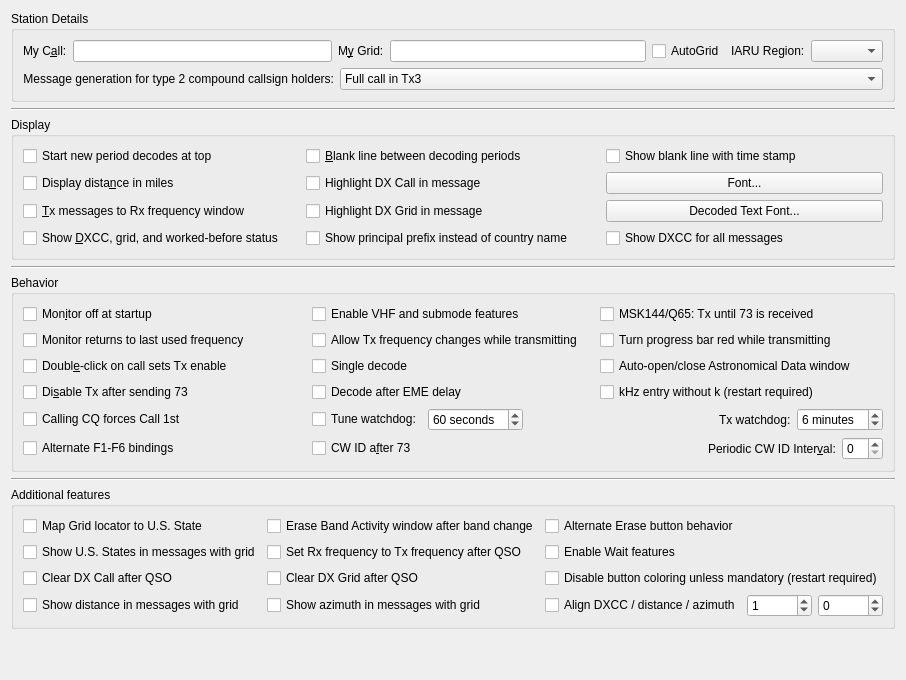
     <widget class="QWidget" name="general_tab">
      <attribute name="title">
       <string>Genera&amp;l</string>
      </attribute>
      <attribute name="toolTip">
       <string>General station details and settings.</string>
      </attribute>
      <layout class="QVBoxLayout" name="verticalLayout_4">
       <item>
        <widget class="QGroupBox" name="station_group_box">
         <property name="title">
          <string>Station Details</string>
         </property>
         <layout class="QVBoxLayout" name="verticalLayout_12">
          <item>
           <layout class="QHBoxLayout" name="horizontalLayout_14">
            <item>
             <layout class="QFormLayout" name="formLayout_3">
              <item row="0" column="0">
               <widget class="QLabel" name="callsign_label">
                <property name="text">
                 <string>My C&amp;all:</string>
                </property>
                <property name="buddy">
                 <cstring>callsign_line_edit</cstring>
                </property>
               </widget>
              </item>
              <item row="0" column="1">
               <widget class="QLineEdit" name="callsign_line_edit">
                <property name="toolTip">
                 <string>Station callsign.</string>
                </property>
               </widget>
              </item>
             </layout>
            </item>
            <item>
             <layout class="QFormLayout" name="formLayout_12">
              <item row="0" column="0">
               <widget class="QLabel" name="grid_label">
                <property name="text">
                 <string>M&amp;y Grid:</string>
                </property>
                <property name="buddy">
                 <cstring>grid_line_edit</cstring>
                </property>
               </widget>
              </item>
              <item row="0" column="1">
               <widget class="QLineEdit" name="grid_line_edit">
                <property name="toolTip">
                 <string>&lt;html&gt;&lt;head/&gt;&lt;body&gt;&lt;p&gt;Maidenhead locator, preferably 6 characters.&lt;/p&gt;&lt;/body&gt;&lt;/html&gt;</string>
                </property>
               </widget>
              </item>
             </layout>
            </item>
            <item>
             <widget class="QCheckBox" name="use_dynamic_grid">
              <property name="toolTip">
               <string>Check to allow grid changes from external programs</string>
              </property>
              <property name="text">
               <string>AutoGrid</string>
              </property>
             </widget>
            </item>
            <item>
             <layout class="QFormLayout" name="formLayout_2">
              <item row="0" column="0">
               <widget class="QLabel" name="label_12">
                <property name="text">
                 <string>IARU Region:</string>
                </property>
                <property name="buddy">
                 <cstring>region_combo_box</cstring>
                </property>
               </widget>
              </item>
              <item row="0" column="1">
               <widget class="QComboBox" name="region_combo_box">
                <property name="toolTip">
                 <string>&lt;html&gt;&lt;head/&gt;&lt;body&gt;&lt;p&gt;Select your IARU region.&lt;/p&gt;&lt;/body&gt;&lt;/html&gt;</string>
                </property>
               </widget>
              </item>
             </layout>
            </item>
           </layout>
          </item>
          <item>
           <layout class="QFormLayout" name="formLayout_13">
            <item row="0" column="0">
             <widget class="QLabel" name="label_5">
              <property name="text">
               <string>Message generation for type 2 compound callsign holders:</string>
              </property>
              <property name="alignment">
               <set>Qt::AlignRight|Qt::AlignTrailing|Qt::AlignVCenter</set>
              </property>
              <property name="buddy">
               <cstring>type_2_msg_gen_combo_box</cstring>
              </property>
             </widget>
            </item>
            <item row="0" column="1">
             <widget class="QComboBox" name="type_2_msg_gen_combo_box">
              <property name="enabled">
               <bool>true</bool>
              </property>
              <property name="toolTip">
               <string>&lt;html&gt;&lt;head/&gt;&lt;body&gt;&lt;p&gt;Type 2 compound callsigns are those with prefixes or suffixes not included in the allowed shortlist (See Help-&amp;gt;Add-on prefixes and suffixes).&lt;/p&gt;&lt;p&gt;This option determines which generated messages should contain your full type 2 compound call sign rather than your base callsign. It only applies if you have a type 2 compound callsign.&lt;/p&gt;&lt;p&gt;This option controls the way the messages that are used to answer CQ calls are generated. Generated messages 6 (CQ) and 5 (73) will always contain your full callsign. The JT65 and JT9 protocols allow for some standard messages with your full call at the expense of another piece of information such as the DX call or your locator.&lt;/p&gt;&lt;p&gt;Choosing message 1 omits the DX callsign which may be an issue when replying to CQ calls. Choosing message 3 also omits the DX callsign and many versions of this and other software will not extract the report. Choosing neither means that your full callsign only goes in your message 5 (73) so your QSO partner may log the wrong callsign.&lt;/p&gt;&lt;p&gt;None of these options are perfect, message 3 is usually best but be aware your QSO partner may not log the report you send them.&lt;/p&gt;&lt;/body&gt;&lt;/html&gt;</string>
              </property>
              <property name="currentIndex">
               <number>1</number>
              </property>
              <item>
               <property name="text">
                <string>Full call in Tx1</string>
               </property>
              </item>
              <item>
               <property name="text">
                <string>Full call in Tx3</string>
               </property>
              </item>
              <item>
               <property name="text">
                <string>Full call in Tx5 only</string>
               </property>
              </item>
             </widget>
            </item>
           </layout>
          </item>
         </layout>
        </widget>
       </item>
       <item>
        <widget class="Line" name="line_5">
         <property name="orientation">
          <enum>Qt::Horizontal</enum>
         </property>
        </widget>
       </item>
       <item>
        <widget class="QGroupBox" name="display_group_box">
         <property name="title">
          <string>Display</string>
         </property>
         <layout class="QGridLayout" name="gridLayout_4">
          <item row="0" column="1">
           <widget class="QCheckBox" name="insert_blank_check_box">
            <property name="toolTip">
             <string>Include a separator line between periods in the band activity window.</string>
            </property>
            <property name="text">
             <string>&amp;Blank line between decoding periods</string>
            </property>
           </widget>
          </item>
          <item row="3" column="1">
           <widget class="QCheckBox" name="cbHighlightDXgrid">
            <property name="text">
             <string>Highlight DX Grid in message</string>
            </property>
           </widget>
          </item>
          <item row="0" column="2">
           <widget class="QCheckBox" name="cb_detailed_blank_line">
            <property name="toolTip">
             <string>Show the separator line between periods with time stamp of the decode period.</string>
            </property>
            <property name="text">
             <string>Show blank line with time stamp</string>
            </property>
           </widget>
          </item>
          <item row="4" column="1">
           <widget class="QCheckBox" name="ppfx_check_box">
            <property name="text">
             <string>Show principal prefix instead of country name        </string>
            </property>
           </widget>
          </item>
          <item row="2" column="2">
           <widget class="QPushButton" name="font_push_button">
            <property name="toolTip">
             <string>Set the font characteristics for the application.</string>
            </property>
            <property name="text">
             <string>Font...</string>
            </property>
           </widget>
          </item>
          <item row="2" column="1">
           <widget class="QCheckBox" name="cbHighlightDXcall">
            <property name="text">
             <string>Highlight DX Call in message</string>
            </property>
           </widget>
          </item>
          <item row="2" column="0">
           <widget class="QCheckBox" name="miles_check_box">
            <property name="toolTip">
             <string>Show distance to DX station in miles rather than kilometers.</string>
            </property>
            <property name="text">
             <string>Display dista&amp;nce in miles</string>
            </property>
           </widget>
          </item>
          <item row="0" column="0">
           <widget class="QCheckBox" name="decodes_from_top_check_box">
            <property name="toolTip">
             <string>&lt;html&gt;&lt;head/&gt;&lt;body&gt;&lt;p&gt;Check to have decodes for a new period start at the top of the Band Activity window and not scroll off the top when the window is full.&lt;/p&gt;&lt;p&gt;This is to aid selecting decodes to double-click while decoding is still in progress. Use the Band Activity vertical scroll bar to reveal decodes past the bottom of the window.&lt;/p&gt;&lt;/body&gt;&lt;/html&gt;</string>
            </property>
            <property name="text">
             <string>Start new period decodes at top</string>
            </property>
           </widget>
          </item>
          <item row="3" column="2">
           <widget class="QPushButton" name="decoded_text_font_push_button">
            <property name="toolTip">
             <string>Set the font characteristics for the Band Activity and Rx Frequency areas.</string>
            </property>
            <property name="text">
             <string>Decoded Text Font...</string>
            </property>
           </widget>
          </item>
          <item row="4" column="0">
           <widget class="QCheckBox" name="DXCC_check_box">
            <property name="toolTip">
             <string>Show if decoded stations are new DXCC entities or worked before.</string>
            </property>
            <property name="text">
             <string>Show &amp;DXCC, grid, and worked-before status    </string>
            </property>
            <property name="checked">
             <bool>false</bool>
            </property>
           </widget>
          </item>
          <item row="4" column="2">
           <widget class="QCheckBox" name="show_country_names_check_box">
            <property name="text">
             <string>Show DXCC for all messages</string>
            </property>
           </widget>
          </item>
          <item row="3" column="0">
           <widget class="QCheckBox" name="TX_messages_check_box">
            <property name="toolTip">
             <string>Show outgoing transmitted messages in the Rx frequency window.</string>
            </property>
            <property name="text">
             <string>&amp;Tx messages to Rx frequency window</string>
            </property>
           </widget>
          </item>
         </layout>
        </widget>
       </item>
       <item>
        <widget class="Line" name="line_7">
         <property name="orientation">
          <enum>Qt::Horizontal</enum>
         </property>
        </widget>
       </item>
       <item>
        <widget class="QGroupBox" name="behaviour_group_box">
         <property name="title">
          <string>Behavior</string>
         </property>
         <layout class="QGridLayout" name="gridLayout_8">
          <item row="6" column="0">
           <widget class="QCheckBox" name="force_call_1st_check_box">
            <property name="text">
             <string>Calling CQ forces Call 1st</string>
            </property>
           </widget>
          </item>
          <item row="3" column="1">
           <widget class="QCheckBox" name="decode_at_52s_check_box">
            <property name="text">
             <string>Decode after EME delay</string>
            </property>
           </widget>
          </item>
          <item row="2" column="0">
           <widget class="QCheckBox" name="quick_call_check_box">
            <property name="toolTip">
             <string>Automatic transmission mode.</string>
            </property>
            <property name="text">
             <string>Doubl&amp;e-click on call sets Tx enable</string>
            </property>
           </widget>
          </item>
          <item row="8" column="1" colspan="2">
           <layout class="QHBoxLayout" name="horizontalLayout_9">
            <item>
             <widget class="QCheckBox" name="CW_id_after_73_check_box">
              <property name="toolTip">
               <string>Send a CW ID after every 73 or free text message.</string>
              </property>
              <property name="text">
               <string>CW ID a&amp;fter 73</string>
              </property>
             </widget>
            </item>
            <item>
             <spacer name="horizontalSpacer">
              <property name="orientation">
               <enum>Qt::Horizontal</enum>
              </property>
              <property name="sizeHint" stdset="0">
               <size>
                <width>0</width>
                <height>0</height>
               </size>
              </property>
             </spacer>
            </item>
            <item>
             <widget class="QLabel" name="label">
              <property name="sizePolicy">
               <sizepolicy hsizetype="Preferred" vsizetype="Preferred">
                <horstretch>0</horstretch>
                <verstretch>0</verstretch>
               </sizepolicy>
              </property>
              <property name="text">
               <string>Periodic CW ID Inter&amp;val:</string>
              </property>
              <property name="buddy">
               <cstring>CW_id_interval_spin_box</cstring>
              </property>
             </widget>
            </item>
            <item>
             <widget class="QSpinBox" name="CW_id_interval_spin_box">
              <property name="toolTip">
               <string>Send a CW ID periodically every few minutes.
This might be required under your countries licence regulations.
It will not interfere with other users as it is always sent in the
quiet period when decoding is done.</string>
              </property>
             </widget>
            </item>
           </layout>
          </item>
          <item row="0" column="0">
           <widget class="QCheckBox" name="monitor_off_check_box">
            <property name="toolTip">
             <string>Don't start decoding until the monitor button is clicked.</string>
            </property>
            <property name="text">
             <string>Mon&amp;itor off at startup</string>
            </property>
            <property name="checked">
             <bool>false</bool>
            </property>
           </widget>
          </item>
          <item row="2" column="2">
           <widget class="QCheckBox" name="auto_astro_check_box">
            <property name="toolTip">
             <string>&lt;html&gt;&lt;head/&gt;&lt;body&gt;&lt;p&gt;Open the Astronomical Data window automatically when switching to Q65 or JT65 mode and Decode after EME delay is enabled, and close it when no longer needed.&lt;/p&gt;&lt;/body&gt;&lt;/html&gt;</string>
            </property>
            <property name="text">
             <string>Auto-open/close Astronomical Data window</string>
            </property>
           </widget>
          </item>
          <item row="3" column="2">
           <widget class="QCheckBox" name="kHz_without_k_check_box">
            <property name="toolTip">
             <string>&lt;html&gt;&lt;head/&gt;&lt;body&gt;&lt;p&gt;Allow kHz frequency offset entry without 'k' suffix.&lt;/p&gt;&lt;/body&gt;&lt;/html&gt;</string>
            </property>
            <property name="text">
             <string>kHz entry without k (restart required)</string>
            </property>
           </widget>
          </item>
          <item row="1" column="2">
           <widget class="QCheckBox" name="progress_bar_check_box">
            <property name="toolTip">
             <string>&lt;html&gt;&lt;head/&gt;&lt;body&gt;&lt;p&gt;Turn the progress bar red while transmitting.&lt;/p&gt;&lt;/body&gt;&lt;/html&gt;</string>
            </property>
            <property name="text">
             <string>Turn progress bar red while transmitting</string>
            </property>
           </widget>
          </item>
          <item row="1" column="1">
           <widget class="QCheckBox" name="tx_QSY_check_box">
            <property name="toolTip">
             <string>&lt;html&gt;&lt;head/&gt;&lt;body&gt;&lt;p&gt;Some rigs are not able to process CAT commands while transmitting. This means that if you are operating in split mode you may have to uncheck this option.&lt;/p&gt;&lt;/body&gt;&lt;/html&gt;</string>
            </property>
            <property name="text">
             <string>Allow Tx frequency changes while transmitting</string>
            </property>
           </widget>
          </item>
          <item row="0" column="1">
           <widget class="QCheckBox" name="enable_VHF_features_check_box">
            <property name="text">
             <string>Enable VHF and submode features</string>
            </property>
           </widget>
          </item>
          <item row="0" column="2">
           <widget class="QCheckBox" name="repeat_Tx_check_box">
            <property name="toolTip">
             <string>&lt;html&gt;&lt;head/&gt;&lt;body&gt;&lt;p&gt;Tx until 73 is received when in MSK144 or Q65 mode. &lt;/p&gt;&lt;/body&gt;&lt;/html&gt;</string>
            </property>
            <property name="text">
             <string>MSK144/Q65: Tx until 73 is received</string>
            </property>
           </widget>
          </item>
          <item row="2" column="1">
           <widget class="QCheckBox" name="single_decode_check_box">
            <property name="text">
             <string>Single decode</string>
            </property>
           </widget>
          </item>
          <item row="6" column="1" colspan="2">
           <layout class="QHBoxLayout" name="horizontalLayout_12">
            <item>
             <widget class="QCheckBox" name="tune_watchdog_check_box">
              <property name="toolTip">
               <string/>
              </property>
              <property name="text">
               <string>Tune watchdog:</string>
              </property>
             </widget>
            </item>
            <item>
             <widget class="QSpinBox" name="tune_watchdog_spin_box">
              <property name="toolTip">
               <string>&lt;html&gt;&lt;head/&gt;&lt;body&gt;&lt;p&gt;Number of seconds before Tune is aborted&lt;/p&gt;&lt;/body&gt;&lt;/html&gt;</string>
              </property>
              <property name="suffix">
               <string> seconds</string>
              </property>
              <property name="maximum">
               <number>300</number>
              </property>
              <property name="value">
               <number>60</number>
              </property>
             </widget>
            </item>
            <item>
             <spacer name="horizontalSpacer_7">
              <property name="orientation">
               <enum>Qt::Horizontal</enum>
              </property>
              <property name="sizeHint" stdset="0">
               <size>
                <width>0</width>
                <height>0</height>
               </size>
              </property>
             </spacer>
            </item>
            <item>
             <widget class="QLabel" name="label_10">
              <property name="text">
               <string>Tx watchdog:</string>
              </property>
              <property name="buddy">
               <cstring>tx_watchdog_spin_box</cstring>
              </property>
             </widget>
            </item>
            <item>
             <widget class="QSpinBox" name="tx_watchdog_spin_box">
              <property name="toolTip">
               <string>&lt;html&gt;&lt;head/&gt;&lt;body&gt;&lt;p&gt;Number of minutes before unattended transmissions are aborted&lt;/p&gt;&lt;/body&gt;&lt;/html&gt;</string>
              </property>
              <property name="specialValueText">
               <string>Disabled</string>
              </property>
              <property name="suffix">
               <string> minutes</string>
              </property>
              <property name="prefix">
               <string/>
              </property>
              <property name="value">
               <number>6</number>
              </property>
             </widget>
            </item>
           </layout>
          </item>
          <item row="8" column="0">
           <widget class="QCheckBox" name="alternate_bindings_check_box">
            <property name="text">
             <string>Alternate F1-F6 bindings</string>
            </property>
           </widget>
          </item>
          <item row="1" column="0">
           <widget class="QCheckBox" name="monitor_last_used_check_box">
            <property name="toolTip">
             <string>&lt;html&gt;&lt;head/&gt;&lt;body&gt;&lt;p&gt;Check this if you wish to automatically return to the last monitored frequency when monitor is enabled, leave it unchecked if you wish to have the current rig frequency maintained.&lt;/p&gt;&lt;/body&gt;&lt;/html&gt;</string>
            </property>
            <property name="text">
             <string>Monitor returns to last used frequency</string>
            </property>
           </widget>
          </item>
          <item row="3" column="0">
           <widget class="QCheckBox" name="disable_TX_on_73_check_box">
            <property name="toolTip">
             <string>Turns off automatic transmissions after sending a 73 or any other free
text message.</string>
            </property>
            <property name="text">
             <string>Di&amp;sable Tx after sending 73</string>
            </property>
           </widget>
          </item>
         </layout>
        </widget>
       </item>
       <item>
        <widget class="Line" name="line_2">
         <property name="orientation">
          <enum>Qt::Horizontal</enum>
         </property>
        </widget>
       </item>
       <item>
        <widget class="QGroupBox" name="additional_features_box">
         <property name="title">
          <string>Additional features</string>
         </property>
         <layout class="QGridLayout" name="gridLayout_17">
          <item row="2" column="1">
           <widget class="QCheckBox" name="cbRxToTxAfterQSO">
            <property name="text">
             <string>Set Rx frequency to Tx frequency after QSO</string>
            </property>
           </widget>
          </item>
          <item row="4" column="0">
           <widget class="QCheckBox" name="cb_showDistance">
            <property name="toolTip">
             <string>&lt;html&gt;&lt;head/&gt;&lt;body&gt;&lt;p&gt;If a station sends locator, calculate and show the distance in Band Activity pane.&lt;/p&gt;&lt;/body&gt;&lt;/html&gt;</string>
            </property>
            <property name="text">
             <string>Show distance in messages with grid</string>
            </property>
           </widget>
          </item>
          <item row="1" column="1">
           <widget class="QCheckBox" name="cbEraseBandActivity">
            <property name="text">
             <string>Erase Band Activity window after band change</string>
            </property>
           </widget>
          </item>
          <item row="3" column="1">
           <widget class="QCheckBox" name="cbClearDXgrid">
            <property name="text">
             <string>Clear DX Grid after QSO</string>
            </property>
           </widget>
          </item>
          <item row="2" column="0">
           <widget class="QCheckBox" name="Map_All_Messages">
            <property name="text">
             <string>Show U.S. States in messages with grid</string>
            </property>
           </widget>
          </item>
          <item row="1" column="0">
           <widget class="QCheckBox" name="Map_Grid_to_State">
            <property name="text">
             <string>Map Grid locator to U.S. State</string>
            </property>
           </widget>
          </item>
          <item row="4" column="2">
           <widget class="QCheckBox" name="cb_Align">
            <property name="toolTip">
             <string>&lt;html&gt;&lt;head/&gt;&lt;body&gt;&lt;p&gt;Align the text for DXCC, distance and azimuth.&lt;/p&gt;&lt;/body&gt;&lt;/html&gt;</string>
            </property>
            <property name="text">
             <string>Align DXCC / distance / azimuth</string>
            </property>
           </widget>
          </item>
          <item row="1" column="2">
           <widget class="QCheckBox" name="alternate_erase_button_check_box">
            <property name="text">
             <string>Alternate Erase button behavior</string>
            </property>
           </widget>
          </item>
          <item row="3" column="0">
           <widget class="QCheckBox" name="cbClearDXcall">
            <property name="text">
             <string>Clear DX Call after QSO</string>
            </property>
           </widget>
          </item>
          <item row="4" column="3">
           <widget class="QSpinBox" name="align_spin_box">
            <property name="toolTip">
             <string>&lt;html&gt;&lt;head/&gt;&lt;body&gt;&lt;p&gt;Increase or decrease the space between massage text and DXCC.&lt;/p&gt;&lt;/body&gt;&lt;/html&gt;</string>
            </property>
            <property name="minimum">
             <number>-2</number>
            </property>
            <property name="maximum">
             <number>10</number>
            </property>
            <property name="value">
             <number>1</number>
            </property>
           </widget>
          </item>
          <item row="2" column="2">
           <widget class="QCheckBox" name="enable_Wait_features_check_box">
            <property name="text">
             <string>Enable Wait features</string>
            </property>
           </widget>
          </item>
          <item row="4" column="1">
           <widget class="QCheckBox" name="cb_showAzimuth">
            <property name="toolTip">
             <string>&lt;html&gt;&lt;head/&gt;&lt;body&gt;&lt;p&gt;If a station sends a valid Maidenhead locator, calculate and show the great-circle azimuth in Band Activity pane.&lt;/p&gt;&lt;/body&gt;&lt;/html&gt;</string>
            </property>
            <property name="text">
             <string>Show azimuth in messages with grid</string>
            </property>
           </widget>
          </item>
          <item row="4" column="4">
           <widget class="QSpinBox" name="align_spin_box2">
            <property name="toolTip">
             <string>&lt;html&gt;&lt;head/&gt;&lt;body&gt;&lt;p&gt;Increase or decrease the space between DXCC and distance/azimuth.&lt;/p&gt;&lt;/body&gt;&lt;/html&gt;</string>
            </property>
            <property name="minimum">
             <number>-8</number>
            </property>
            <property name="maximum">
             <number>5</number>
            </property>
           </widget>
          </item>
          <item row="3" column="2" colspan="3">
           <widget class="QCheckBox" name="disable_button_coloring_check_box">
            <property name="text">
             <string>Disable button coloring unless mandatory (restart required)</string>
            </property>
           </widget>
          </item>
         </layout>
        </widget>
       </item>
       <item>
        <spacer name="verticalSpacer_9">
         <property name="orientation">
          <enum>Qt::Vertical</enum>
         </property>
         <property name="sizeHint" stdset="0">
          <size>
           <width>20</width>
           <height>40</height>
          </size>
         </property>
        </spacer>
       </item>
      </layout>
     </widget>
